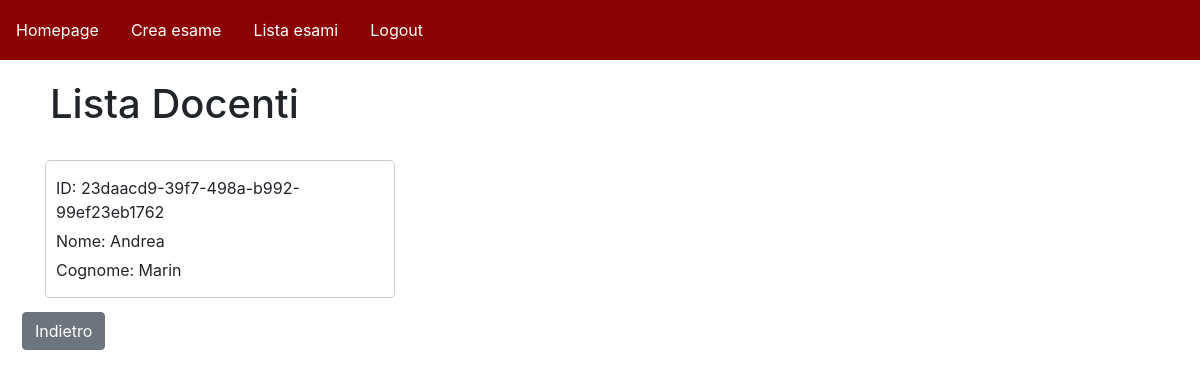
Page /docenti_list?idE=CT-0006 (signed in) on the committed database.
### db_setup.py (models this page shows, shortened)
class Docente(UserMixin, db.Model):
    idD = db.Column(db.String(100), primary_key=True, unique = True)
    nome = db.Column(db.String(100))
    cognome = db.Column(db.String(100))
    email = db.Column(db.String(100), unique = True)
    password = db.Column(db.String(100))

### routes.py (the view)
@bp.route('/docenti_list', methods=['GET', 'POST'])
@login_required
def docenti_list():
    from db_setup import Docente, Esame, db, Creazione_esame
    idE = request.args.get('idE')
    esame = db.session.query(Esame).filter(Esame.idE == idE).first()
    lista_docenti = db.session.query(Docente).all()
    lista_ruoli = (
        db.session.query(Creazione_esame.idD, Creazione_esame.ruolo_docente)
        .filter(Creazione_esame.idE == idE)
        .all()
    )
    current_user_id = current_user.idD
    docenti_senza_ruolo = []
    for docente in lista_docenti:
        has_role = False
        for ruolo in lista_ruoli:
            if docente.idD == ruolo.idD:
                has_role = True
                break
        if not has_role:
            docenti_senza_ruolo.append(docente)
    return flask.render_template('docenti_list.html', esame=esame, lista_docenti=docenti_senza_ruolo, lista_ruoli=lista_ruoli, current_user_id=current_user_id)

### routes.py (called while the page is built)
@login_manager.user_loader
def load_user(user_id):
    from db_setup import Docente
    return Docente.query.get(user_id)

### app/templates/docenti_list.html (shortened to what this page needs)
<!DOCTYPE html>
<html lang="en">
<head>
    <link rel="stylesheet" href="../static/student.css">
    <link rel="stylesheet" href="../static/goback.css">
    <link rel="stylesheet" href="../static/navbar.css">
    <link rel="stylesheet" href="https://maxcdn.bootstrapcdn.com/bootstrap/4.5.2/css/bootstrap.min.css">
</head>
<body>
    <ul class="nav">
        <li class="nav-item">
            <a class="nav-link" href="{{ url_for('routes.homepage') }}">Homepage</a>
        </li>
        <li class="nav-item">
            <a class="nav-link" href="{{ url_for('routes.create_exam') }}">Crea esame</a>
        </li>
        <li class="nav-item">
            <a class="nav-link" href="{{ url_for('routes.view_exams') }}">Lista esami</a>
        </li>
        <li class="nav-item" style="float:right">
            <a class="nav-link" href="{{ url_for('routes.login') }}">Logout</a>
        </li>
    </ul>
    <div id="Docente" class="container">
        <h1>Lista Docenti</h1>
    </div>
    <br>
    <div id="Lista_docenti" class="container">
        <div class="row">
            {% for docente in lista_docenti %}
                {% if docente.idD != current_user_id %}
                    <div class="col-md-4">
                        <div class="student-info" onclick="addRow('{{ docente.idD }}', '{{ esame.idE }}'); window.location.href='{{ url_for('routes.exam_page', idE=esame.idE) }}'" style="cursor: pointer;">
                            <p>ID: {{ docente.idD }}</p>
                            <p>Nome: {{ docente.nome }}</p>
                            <p>Cognome: {{ docente.cognome }}</p>
                        </div>
                    </div>
                {% endif %}
            {% endfor %}
        </div>
    </div>
    <button id="goback" onclick="goBack()" class="button-goback btn btn-secondary">Indietro</button>
</body>
</html>

### app/static/student.css (style rules this page uses)
#Matricola, #Docente { margin-top: 20px; padding-left: 20px; }
.student-info, .docente-info { border: 1px solid #ccc; padding: 10px; margin-bottom: 10px; }
.student-info p { margin: 5px 0; }
.student-info { cursor: pointer; padding: 10px; border: 1px solid #ccc; border-radius: 5px; margin-bottom: 10px; transition: background-color 0.3s; }

### app/static/goback.css (style rules this page uses)
.button-goback { background-color: #f44336; color: white; border: none; padding: 10px 20px; text-align: center; text-decoration: none; display: inline-block; font-size: 16px; margin: 4px 2px; cursor: pointer; position: relative; left: 20px; }

### app/static/navbar.css (style rules this page uses)
body { background-color: #f2f2f2; font-family: Arial, sans-serif; margin: 0; padding: 0; }
ul { padding: 10px; background-color: #8B0000; list-style-type: none; margin: 0; overflow: hidden; }
li { float: left; }
li a { color: #fff; text-align: center; display: block; padding: 14px 16px; text-decoration: none; }

### app/templates/docenti_list.html (style rules this page uses)
.student-info { border: 1px solid #ccc; padding: 10px; margin-bottom: 10px; cursor: pointer; transition: background-color 0.3s; }

### rows in the picture
Docente: idD "23daacd9-39f7-498a-b992-99ef23eb1762", nome "Andrea", cognome "Marin"
